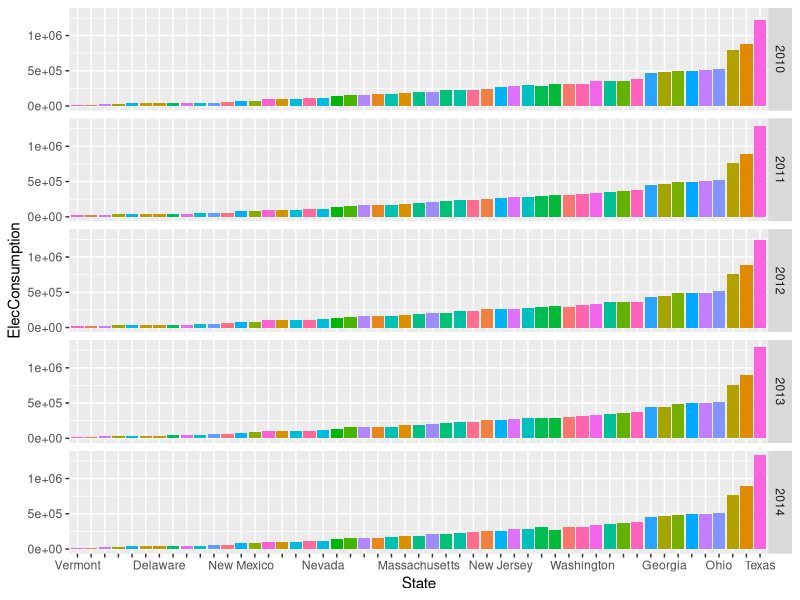
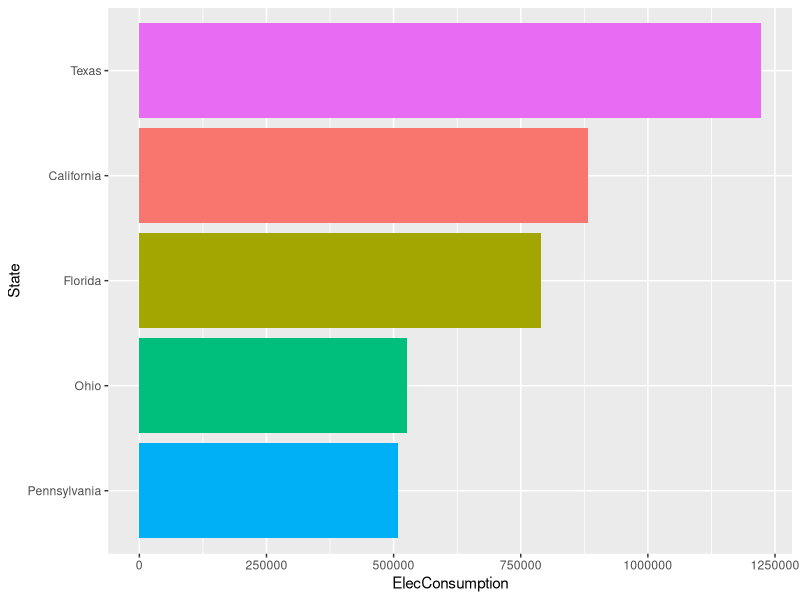
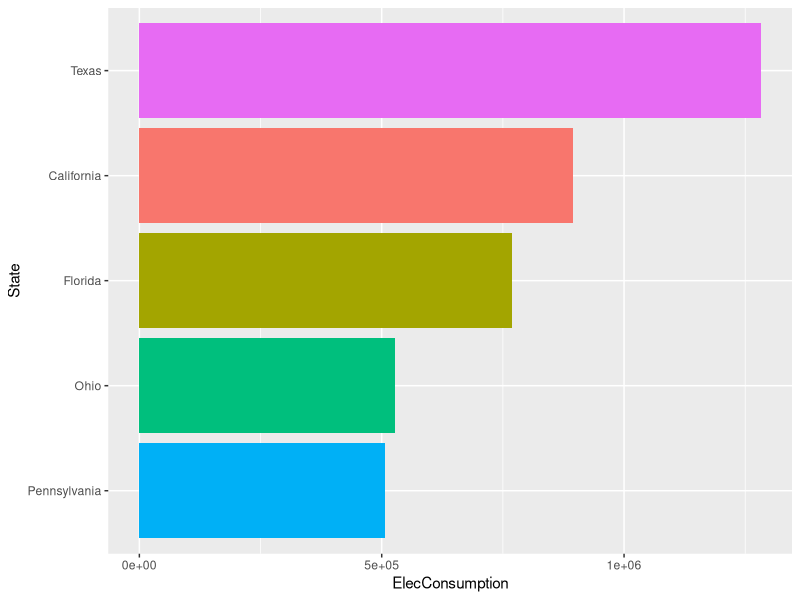
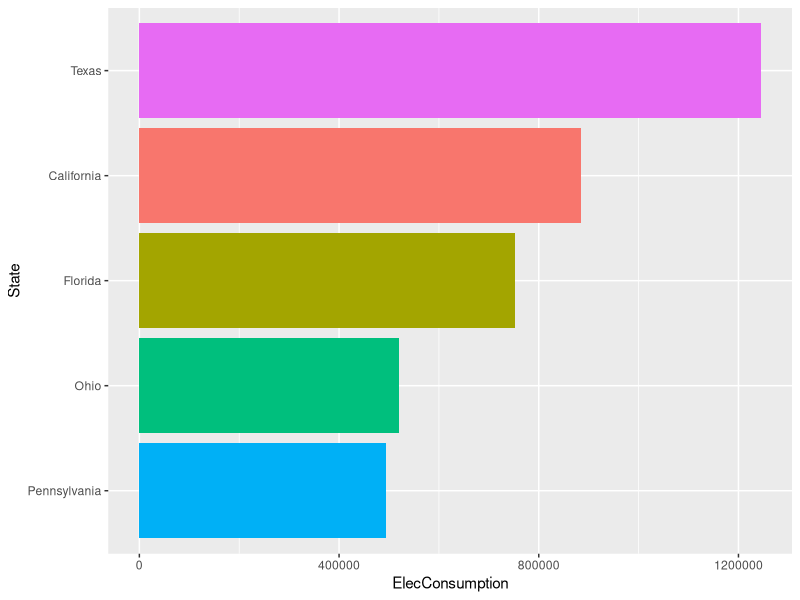
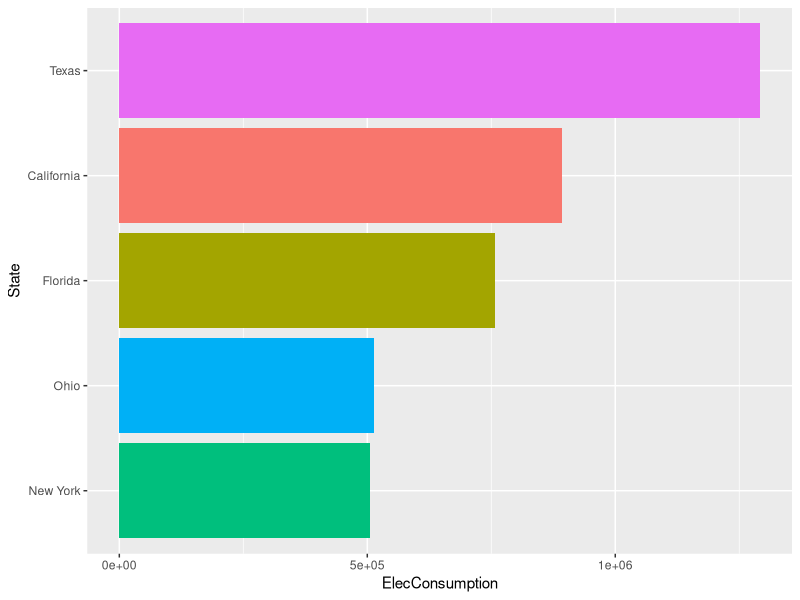
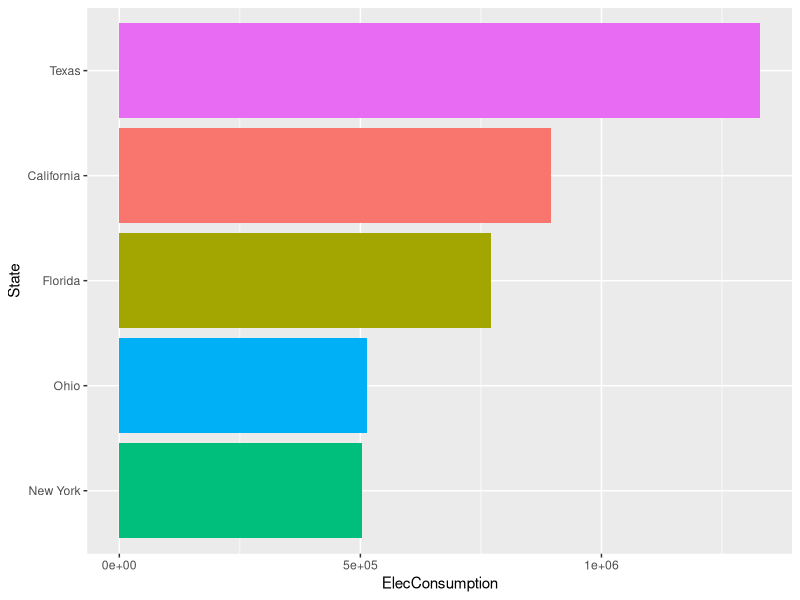
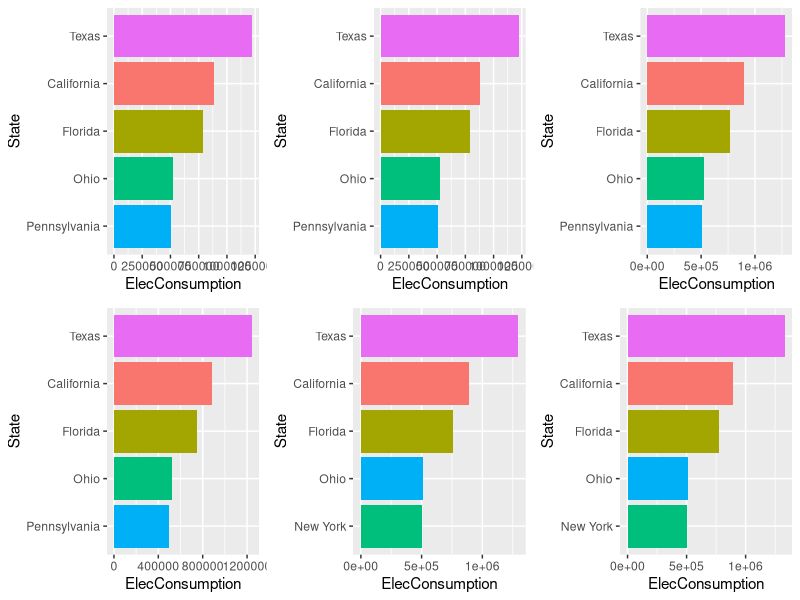
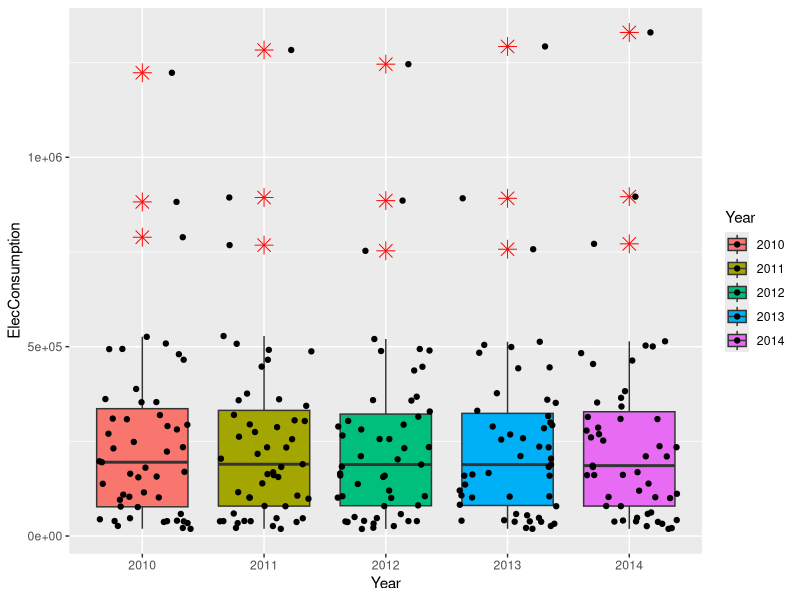

The R source for these figures, in order:
## ---- chunk 1
library(tidyverse)
library(ggplot2)
library(ggpubr)
## ---- chunk 2
data <- read_csv("Energy Census and Economic Data US 2010-2014.csv")
head(data)
str(data)
## ---- chunk 3
#remove NA
data=na.omit(data)
## ---- chunk 4
#Filter data for ElecC
ElecC<-data%>%
  select("StateCodes","State","Region","Division","Coast",`Great Lakes`,"ElecC2010","ElecC2011","ElecC2012","ElecC2013","ElecC2014")%>%
  pivot_longer(c("ElecC2010","ElecC2011","ElecC2012","ElecC2013","ElecC2014"), names_to = "Year", values_to = "ElecConsumption")
#Clean Year ElecC
ElecC$Year<-gsub("ElecC","",as.character(ElecC$Year))
#Display the outcome
ElecC

#Filter data for ElecE
ElecE<-data%>%
  select("StateCodes","ElecE2010","ElecE2011","ElecE2012","ElecE2013","ElecE2014")%>%
  pivot_longer(c("ElecE2010","ElecE2011","ElecE2012","ElecE2013","ElecE2014"), names_to = "Year", values_to = "ElecExpenditures")
#Clean Year ElecE
ElecE$Year<-gsub("ElecE","",as.character(ElecE$Year))
#Display the outcome
ElecE

#Filter data for ElecPrice
ElecPrice<-data%>%
  select("StateCodes","ElecPrice2010","ElecPrice2011","ElecPrice2012","ElecPrice2013","ElecPrice2014")%>%
  pivot_longer(c("ElecPrice2010","ElecPrice2011","ElecPrice2012","ElecPrice2013","ElecPrice2014"), names_to = "Year", values_to = "ElecPrice")
#Clean Year ElecPrice
ElecPrice$Year<-gsub("ElecPrice","",as.character(ElecPrice$Year))
#Display the outcome
ElecPrice
## ---- chunk 5
#Join four Tables into one
Elec<-left_join(ElecC,ElecE,by=c('StateCodes','Year'))
Elec<-left_join(Elec,ElecPrice,by=c('StateCodes','Year'))
Elec<-Elec%>%
  mutate(CumElecConsumption=cumsum(ElecConsumption))%>%
  mutate(CumElecExpenditures=cumsum(ElecExpenditures))%>%
  mutate(CumElecPrice=cumsum(ElecPrice))
Elec
## ---- chunk 6
#Rank top 5 state of Elec Elec each year. (Bar plot)
#Overall
ElecCgeneral<-ggplot(data=Elec,aes(y=ElecConsumption,x=reorder(State,ElecConsumption)))+geom_col(aes(fill=State))+
  scale_x_discrete(guide = guide_axis(check.overlap = TRUE))+
  labs(
    x="State",
    y="ElecConsumption"
  )+
  theme(legend.position = 'none')
ElecCgeneral+facet_grid(Year ~.)
#Top 5 city in ElecC2010
ElecC2010<-Elec%>%
  filter(Year==2010)%>%
  arrange(desc(ElecConsumption))%>%
  slice(1:5)%>%
  ggplot(aes(x=reorder(State,ElecConsumption),y=ElecConsumption))+geom_col(aes(fill=State))+
  labs(
    x="State",
    y="ElecConsumption"
  )+
  theme(legend.position = 'none')+
  coord_flip()
ElecC2010

#Top 5 city in ElecC2011
ElecC2011<-Elec%>%
  filter(Year==2011)%>%
  arrange(desc(ElecConsumption))%>%
  slice(1:5)%>%
  ggplot(aes(x=reorder(State,ElecConsumption),y=ElecConsumption))+geom_col(aes(fill=State))+
  labs(
    x="State",
    y="ElecConsumption"
  )+
  theme(legend.position = 'none')+
  coord_flip()
ElecC2011


#Top 5 city in ElecC2012
ElecC2012<-Elec%>%
  filter(Year==2012)%>%
  arrange(desc(ElecConsumption))%>%
  slice(1:5)%>%
  ggplot(aes(x=reorder(State,ElecConsumption),y=ElecConsumption))+geom_col(aes(fill=State))+
  labs(
    x="State",
    y="ElecConsumption"
  )+
  theme(legend.position = 'none')+
  coord_flip()
ElecC2012

#Top 5 city in ElecC2013
ElecC2013<-Elec%>%
  filter(Year==2013)%>%
  arrange(desc(ElecConsumption))%>%
  slice(1:5)%>%
  ggplot(aes(x=reorder(State,ElecConsumption),y=ElecConsumption))+geom_col(aes(fill=State))+
  labs(
    x="State",
    y="ElecConsumption"
  )+
  theme(legend.position = 'none')+
  coord_flip()
ElecC2013

#Top 5 city in ElecC2014
ElecC2014<-Elec%>%
  filter(Year==2014)%>%
  arrange(desc(ElecConsumption))%>%
  slice(1:5)%>%
  ggplot(aes(x=reorder(State,ElecConsumption),y=ElecConsumption))+geom_col(aes(fill=State))+
  labs(
    x="State",
    y="ElecConsumption"
  )+
  theme(legend.position = 'none')+
  coord_flip()
ElecC2014

#Combine all together
ggarrange(ElecC2010,ElecC2010,ElecC2011,ElecC2012,ElecC2013,ElecC2014,nrow=2,ncol=3)
## ---- chunk 7
#Boxplot to show mean, median, min, max for each energy by coasts annually
#General
ElecCboxgeneral<-ggplot(Elec,aes(x=Year,y=ElecConsumption,fill=Year))+geom_boxplot(outlier.colour="red", outlier.shape=8, outlier.size=4) + 
  geom_jitter()
ElecCboxgeneral

#2010
ElecCbox2010<-Elec%>%
  filter(Year==2010)%>%
  ggplot(aes(x=factor(Region),y=ElecConsumption,fill=factor(Region)))+geom_violin()
ElecCbox2010

#2011
ElecCbox2011<-Elec%>%
  filter(Year==2011)%>%
  ggplot(aes(x=factor(Region),y=ElecConsumption,fill=factor(Region)))+geom_violin()
ElecCbox2011

#2012
ElecCbox2012<-Elec%>%
  filter(Year==2012)%>%
  ggplot(aes(x=factor(Region),y=ElecConsumption,fill=factor(Region)))+geom_violin()
ElecCbox2012

#2013
ElecCbox2013<-Elec%>%
  filter(Year==2013)%>%
  ggplot(aes(x=factor(Region),y=ElecConsumption,fill=factor(Region)))+geom_violin()
ElecCbox2013

#2014
ElecCbox2014<-Elec%>%
  filter(Year==2014)%>%
  ggplot(aes(x=factor(Region),y=ElecConsumption,fill=factor(Region)))+geom_violin()
ElecCbox2014

#Combine all together
ggarrange(ElecCboxgeneral,ElecCbox2010,ElecCbox2011,ElecCbox2012,ElecCbox2013,ElecCbox2014,nrow=2,ncol=3)

## ---- chunk 8
#Time series for Elec Consumption
Elec$Year=as.numeric(Elec$Year)
ggplot(Elec,aes(x = Year,y = CumElecConsumption)) +geom_point(aes(color=factor(State))) +geom_line(aes(color=factor(State))) 

## ---- chunk 9
#Rank top 5 state of Elec production each year. (Bar plot)
#Overall
ElecEgeneral<-ggplot(data=Elec,aes(y=ElecExpenditures,x=reorder(State,ElecExpenditures)))+geom_col(aes(fill=State))+
  scale_x_discrete(guide = guide_axis(check.overlap = TRUE))+
  labs(
    x="State",
    y="ElecExpenditures"
  )+
  theme(legend.position = 'none')
ElecEgeneral+facet_grid(Year ~.)

#Top 5 city in ElecP2010
ElecE2010<-Elec%>%
  filter(Year==2010)%>%
  arrange(desc(ElecExpenditures))%>%
  slice(1:5)%>%
  ggplot(aes(x=reorder(State,ElecExpenditures),y=ElecExpenditures))+geom_col(aes(fill=State))+
  labs(
    x="State",
    y="ElecExpenditures"
  )+
  theme(legend.position = 'none')+
  coord_flip()
ElecE2010

#Top 5 city in Elec2011
ElecE2011<-Elec%>%
  filter(Year==2011)%>%
  arrange(desc(ElecExpenditures))%>%
  slice(1:5)%>%
  ggplot(aes(x=reorder(State,ElecExpenditures),y=ElecExpenditures))+geom_col(aes(fill=State))+
  labs(
    x="State",
    y="ElecExpenditures"
  )+
  theme(legend.position = 'none')+
  coord_flip()
ElecE2011
#Top 5 city in Elec2012
ElecE2012<-Elec%>%
  filter(Year==2012)%>%
  arrange(desc(ElecExpenditures))%>%
  slice(1:5)%>%
  ggplot(aes(x=reorder(State,ElecExpenditures),y=ElecExpenditures))+geom_col(aes(fill=State))+
  labs(
    x="State",
    y="ElecExpenditures"
  )+
  theme(legend.position = 'none')+
  coord_flip()
ElecE2012
#Top 5 city in Elec2013
ElecE2013<-Elec%>%
  filter(Year==2013)%>%
  arrange(desc(ElecExpenditures))%>%
  slice(1:5)%>%
  ggplot(aes(x=reorder(State,ElecExpenditures),y=ElecExpenditures))+geom_col(aes(fill=State))+
  labs(
    x="State",
    y="ElecExpenditures"
  )+
  theme(legend.position = 'none')+
  coord_flip()
ElecE2013
#Top 5 city in Elec2014
ElecE2014<-Elec%>%
  filter(Year==2014)%>%
  arrange(desc(ElecExpenditures))%>%
  slice(1:5)%>%
  ggplot(aes(x=reorder(State,ElecExpenditures),y=ElecExpenditures))+geom_col(aes(fill=State))+
  labs(
    x="State",
    y="ElecExpenditures"
  )+
  theme(legend.position = 'none')+
  coord_flip()
ElecE2014
#Combine all together
ggarrange(ElecEgeneral,ElecE2010,ElecE2011,ElecE2012,ElecE2013,ElecE2014,nrow=2,ncol=3)
## ---- chunk 10
#Time series for Elec Expenditures
Elec$Year=as.numeric(Elec$Year)
ggplot(Elec,aes(x = Year,y = CumElecExpenditures)) +geom_point(aes(color=factor(State))) +geom_line(aes(color=factor(State))) 

## ---- chunk 11
#Boxplot to show mean, median, min, max for each energy by coasts annually
Elec$Year=as.character(Elec$Year)
#General
ElecPriceboxgeneral<-ggplot(Elec,aes(x=Year,y=ElecPrice,fill=Year))+geom_boxplot(outlier.colour="red", outlier.shape=8, outlier.size=4) + 
  geom_jitter()
ElecPriceboxgeneral

#2010
ElecPricebox2010<-Elec%>%
  filter(Year==2010)%>%
  ggplot(aes(x=factor(Region),y=ElecPrice,fill=factor(Region)))+geom_violin()
ElecPricebox2010

#2011
ElecPricebox2011<-Elec%>%
  filter(Year==2011)%>%
  ggplot(aes(x=factor(Region),y=ElecPrice,fill=factor(Region)))+geom_violin()
ElecPricebox2011
#2012
ElecPricebox2012<-Elec%>%
  filter(Year==2012)%>%
  ggplot(aes(x=factor(Region),y=ElecPrice,fill=factor(Region)))+geom_violin()
ElecPricebox2012

#2013
ElecPricebox2013<-Elec%>%
  filter(Year==2013)%>%
  ggplot(aes(x=factor(Region),y=ElecPrice,fill=factor(Region)))+geom_violin()
ElecPricebox2013

#2014
ElecPricebox2014<-Elec%>%
  filter(Year==2014)%>%
  ggplot(aes(x=factor(Region),y=ElecPrice,fill=factor(Region)))+geom_violin()
ElecPricebox2014

#Combine all together
ggarrange(ElecPriceboxgeneral,ElecPricebox2010,ElecPricebox2011,ElecPricebox2012,ElecPricebox2013,ElecPricebox2014,nrow=2,ncol=3)

## ---- chunk 12
#Time series for Elec Consumption
Elec$Year=as.numeric(Elec$Year)
ggplot(Elec,aes(x = Year,y = CumElecPrice)) +geom_point(aes(color=factor(State))) +geom_line(aes(color=factor(State))) 

